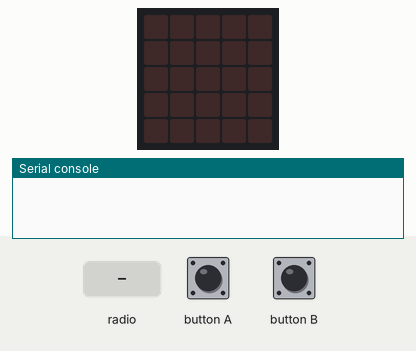
Recording of a program running on a simulated BBC micro:bit (MakeCode). Shown: the board's 5×5 LED display, the last lines printed to the serial console. The inputs (shaded band) are chosen by the test bench. Random numbers come from a fixed seed; no radio messages arrive unless stated (any console line starting 'radio sent:' is added by the test bench).

Above: at 1.2 s.
1.3 s: button A pressed for 0.15 s
At 2.6 s:
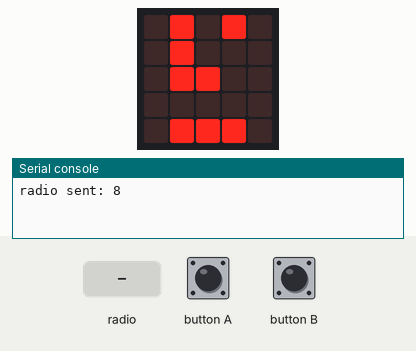
2.9 s: button A pressed for 0.15 s
At 3.9 s:
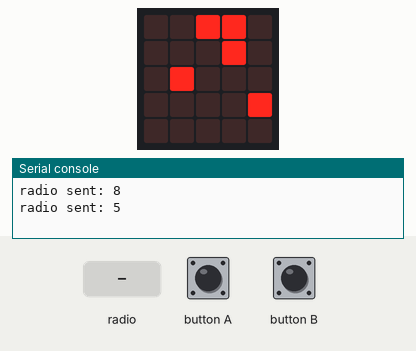
4.5 s: radio message "1" arrives
At 5.6 s:
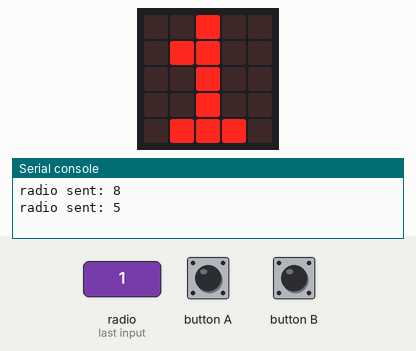
6.0 s: button A pressed for 0.15 s
At 7.3 s:
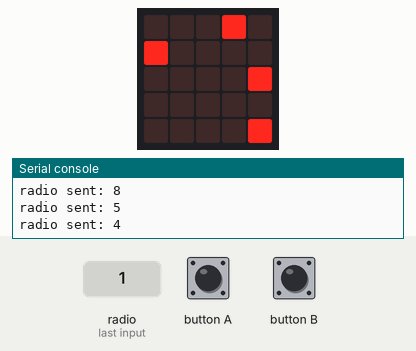
7.6 s: button A pressed for 0.15 s
At 8.7 s:
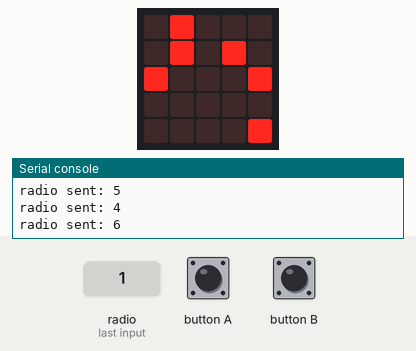
9.2 s: button A pressed for 0.15 s
At 9.9 s:
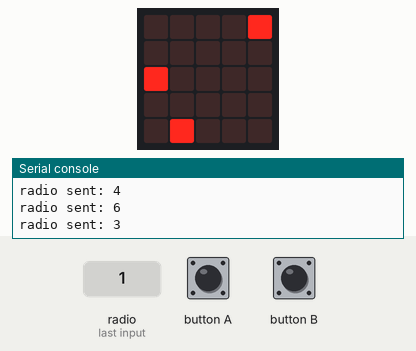
Timing chart, 0 to 11.8 s (numbered marks = the images above; inputs shaded):
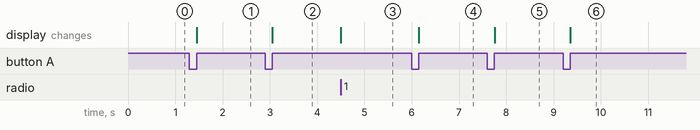

The program:

main.ts
```typescript
radio.onReceivedNumber(function (receivedNumber) {
    basic.showNumber(receivedNumber)
})
function contar_puntos () {
    for (let i = 0; i <= 4; i++) {
        for (let j = 0; j <= 4; j++) {
            if (led.point(i, j)) {
                contador += 1
            }
        }
    }
}
function pintar_puntos () {
    for (let i = 0; i <= 4; i++) {
        for (let j = 0; j <= 4; j++) {
            if (randint(1, 6) == numero_ganador) {
                led.plot(i, j)
                contador += 1
            }
        }
    }
}
input.onButtonPressed(Button.A, function () {
    basic.clearScreen()
    pintar_puntos()
    contador = 0
    contar_puntos()
    radio.sendNumber(contador)
})
input.onButtonPressed(Button.B, function () {

})
let contador = 0
let numero_ganador = 0
numero_ganador = 4
```

test.ts
```typescript
// aquí va el archivo "tests"; esto no se compilará cuando este paquete se utilice como una extensión.
```

Measured:
- after the input at 1.3 s, the display: changes after 0.15 s (image 1)
- after the input at 2.9 s, the display: changes after 0.15 s (image 2)
- after the input at 4.5 s, the display: changes at once (image 3)
- after the input at 6.0 s, the display: changes after 0.15 s (image 4)
- after the input at 7.6 s, the display: changes after 0.15 s (image 5)
- after the input at 9.2 s, the display: changes after 0.15 s (image 6)
